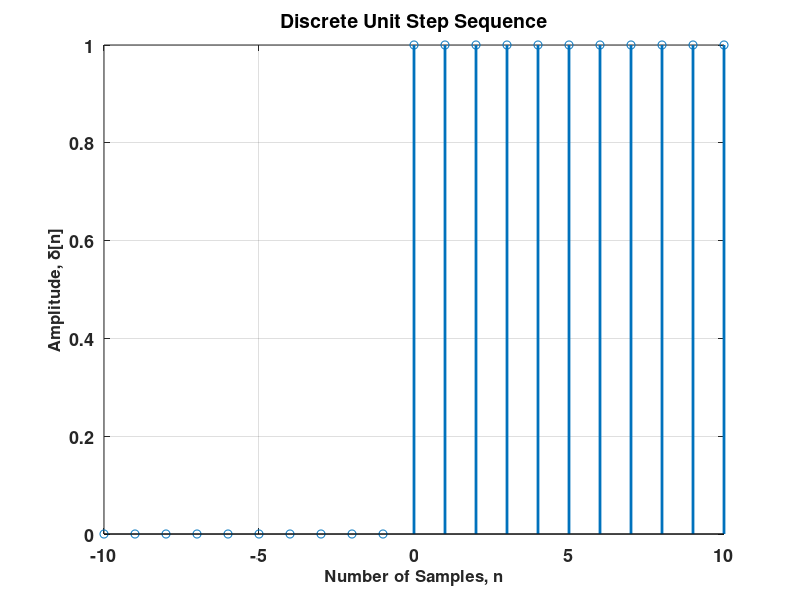

This chart was generated by the following MATLAB code:
clc
clear all
close all
amp = 1;
n = -10:10;
d = (n>=0);
stem(n, d*amp, 'linewidth',2);
set(gca,'fontsize',13,'fontweight','bold');
xlabel('Number of Samples, n','fontsize', 12, 'fontweight','bold');
ylabel('Amplitude, \delta[n]', 'fontsize', 12, 'fontweight', 'bold');
title('Discrete Unit Step Sequence', 'fontsize', 14);
grid on;

